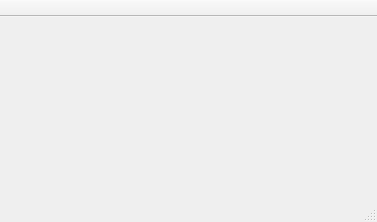
<?xml version="1.0" encoding="UTF-8"?>
<ui version="4.0">
 <class>MainWindow</class>
 <widget class="QMainWindow" name="MainWindow">
  <property name="geometry">
   <rect>
    <x>0</x>
    <y>0</y>
    <width>377</width>
    <height>222</height>
   </rect>
  </property>
  <property name="windowTitle">
   <string>MainWindow</string>
  </property>
  <property name="windowIcon">
   <iconset resource="tut-catalog.qrc">
    <normaloff>:/icon.ico</normaloff>:/icon.ico</iconset>
  </property>
  <property name="dockOptions">
   <set>QMainWindow::AllowTabbedDocks|QMainWindow::AnimatedDocks|QMainWindow::GroupedDragging</set>
  </property>
  <widget class="QWidget" name="centralwidget">
   <layout class="QVBoxLayout" name="verticalLayout_2">
    <item>
     <widget class="QLabel" name="label">
      <property name="text">
       <string/>
      </property>
     </widget>
    </item>
   </layout>
  </widget>
  <widget class="QStatusBar" name="statusBar"/>
  <widget class="QToolBar" name="toolBar">
   <property name="windowTitle">
    <string>toolBar</string>
   </property>
   <property name="movable">
    <bool>false</bool>
   </property>
   <property name="floatable">
    <bool>false</bool>
   </property>
   <attribute name="toolBarArea">
    <enum>TopToolBarArea</enum>
   </attribute>
   <attribute name="toolBarBreak">
    <bool>false</bool>
   </attribute>
  </widget>
 </widget>
 <resources>
  <include location="tut-catalog.qrc"/>
 </resources>
 <connections/>
</ui>
